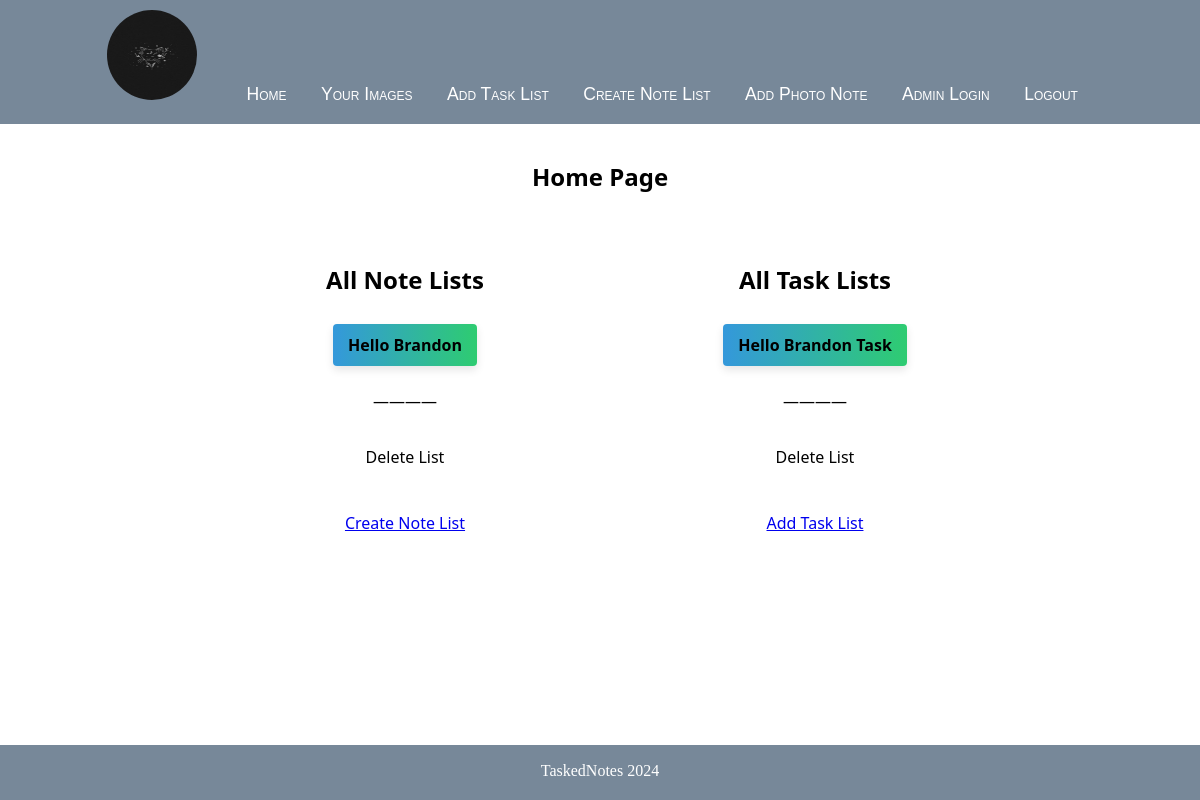
The page / (signed in) on the database as committed earlier.
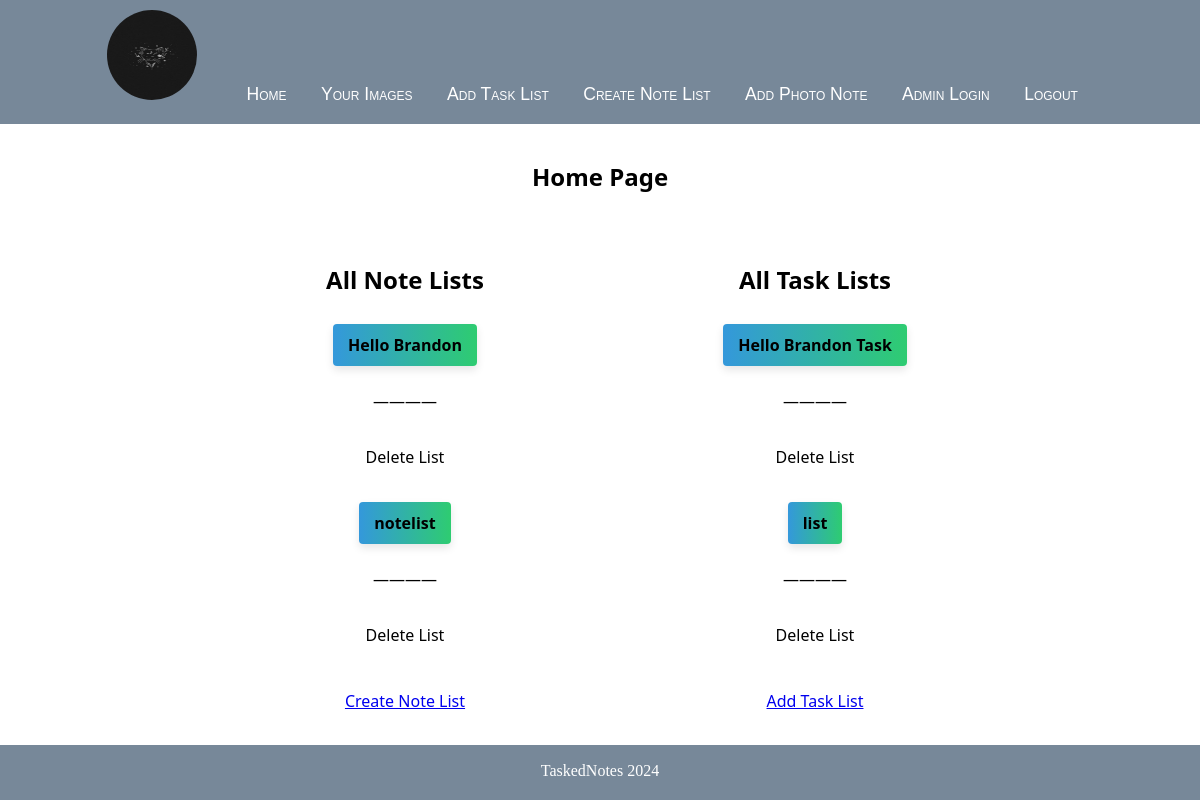
The same page on the database as committed later.
### notes/models.py (models this page shows, shortened)
class User(AbstractUser):
    username = models.CharField(max_length=255, unique=True)
    profile_picture = models.ImageField(upload_to='img/profile_pictures/', blank=True, null=True)

class Notelist(models.Model):
    user = models.ForeignKey(User, on_delete=models.CASCADE)
    name = models.CharField(max_length=300)

class Tasklist(models.Model):
    user = models.ForeignKey(User, on_delete=models.CASCADE)
    name = models.CharField(max_length=255)

### notes/views.py (the view)
# urls.py: path('', home, name="home"),
@login_required
def home(request):
    note_lists = Notelist.objects.filter(user=request.user)
    task_lists = Tasklist.objects.filter(user=request.user)
    return render(request, 'notes/home.html', {'note_lists': note_lists, 'task_lists': task_lists})

### notes/context_processors.py (called while the page is built)
def user_profile_picture(request):
    if not request.user.is_authenticated:
        return {}
    else:
        profile_picture_url = request.user.userprofile.profile_picture.url if hasattr(request.user, 'user') and request.user.user.profile_picture else None
        return {'profile_picture_url': profile_picture_url}

### notes/templates/notes/home.html (shortened to what this page needs)
{% extends "notes/layout.html" %}
{% block content %}
<h2>Home Page</h2>
<div class="lists-wrapper">
    <div class="list-container">
        <h2>All Note Lists</h2>
        <div class="note-list-container">
            {% if note_lists %}
                <ul class="note-list">
                    {% for note_list in note_lists %}
                        <li class="note-list-item">
                            <a class="list-name-button" href="{% url 'addnote' note_list.id %}">{{ note_list.name }}</a>
                            <p>&nbsp;&nbsp; &mdash;&mdash;&mdash;&mdash; &nbsp;&nbsp;</p>
                            <a class="delete-button" href="{% url 'delete_notelist' note_list.id %}">Delete List</a>
                        </li>
                    {% endfor %}
                    <a href="{% url 'addnotelist' %}" class="add-button">Create Note List</a>
                </ul>
            {% else %}
                <p>No note lists found.</p>
                <a href="{% url 'addnotelist' %}" class="add-button">Create Note List</a>
            {% endif %}
        </div>
    </div>
    <div class="list-container">
        <h2>All Task Lists</h2>
        <div class="task-list-container">
            {% if task_lists %}
                <ul class="task-list">
                    {% for task_list in task_lists %}
                        <li class="task-list-item">
                            <a class="list-name-button" href="{% url 'addtask' task_list.id %}">{{ task_list.name }}</a>
                            <p>&nbsp;&nbsp; &mdash;&mdash;&mdash;&mdash; &nbsp;&nbsp;</p>
                            <a class="delete-button" href="{% url 'delete_tasklist' task_list.id %}">Delete List</a>
                        </li>
                    {% endfor %}
                    <a class="add-button" href="{% url 'addtasklist' %}">Add Task List</a>
                </ul>
            {% else %}
                <p>No task lists available.</p>
                <a class="add-button" href="{% url 'addtasklist' %}">Add Task List</a>
            {% endif %}
        </div>
    </div>
</div>
{% endblock %}

### notes/templates/notes/layout.html (shortened to what this page needs)
<!DOCTYPE html>
<html>
<head>
    {% load static %}
    <link rel="stylesheet" type="text/css" href="{% static 'notes/site.css' %}"/>
</head>
<body>
    <div class="body-content">
        <div class="navbar">
            {% if user.is_authenticated %}
                {% if request.user.profile_picture %}
                    <img src="{{ request.user.profile_picture.url }}" alt="Profile Picture" class="navbar-profile-pic">
                {% else %}
                    <img src="{% static 'default/default.jpg' %}" alt="Default Profile Picture" class="navbar-profile-pic">
                {% endif %}
                <a href="{% url 'home' %}" class="navbar-item">Home</a>
                <a href="{% url 'images' %}" class="navbar-item">Your Images</a>
                <a href="{% url 'addtasklist' %}" class="navbar-item">Add Task List</a>
                <a href="{% url 'addnotelist' %}" class="navbar-item">Create Note List</a>
                <a href="{% url 'addphotonote' %}" class="navbar-item">Add Photo Note</a>
                {% if user.is_superuser %}
                    <a href="{% url 'admin:index' %}" class="navbar-item">Admin Login</a>
                {% endif %}
                <a href="{% url 'logged_out' %}" class="navbar-item">Logout</a>
            {% else %}
                <a href="{% url 'signup' %}" class="navbar-item">Signup</a>
                <a href="{% url 'login' %}" class="navbar-item">Login</a>
                <a href="{% url 'admin:index' %}" class="navbar-item">Admin</a>
            {% endif %}
        </div>
        {% block content %}{% endblock %}
    </div>
    <div class="footer">
        <footer>
            <p>TaskedNotes 2024</p>
        </footer>
    </div>
</body>
</html>

### notes/static/notes/site.css (style rules this page uses)
.navbar { background-color: lightslategray; font: 1em 'Trebuchet MS', 'Lucida Sans Unicode', 'Lucida Grande', 'Lucida Sans', Arial, sans-serif; color: white; text-align: center; position: fixed; top: 0; left: 0; width: 100%; z-index: 1000; padding: 10px 0; }
.navbar-item { font-variant: small-caps; display: inline-block; margin: 0 15px; font-size: 1.1em; line-height: 40px; }
.navbar a { text-decoration: none; color: inherit; }
.body-content { padding: 30px; padding-top: 120px; font-family: 'Segoe UI', Tahoma, Geneva, Verdana, sans-serif; text-align: center; margin: 0 auto; max-width: 800px; margin-top: 20px; }
.delete-button, .add-button, .cancel-button, .signup_login-button, .list-name-button { display: inline-block; padding: 10px 15px; margin: 8px 0; border: none; border-radius: 4px; cursor: pointer; transition: background-color 0.3s ease; }
.signup_login-button, .list-name-button { color: white; text-decoration: none; box-shadow: 0 4px 8px rgba(0, 0, 0, 0.1); }
.list-name-button { background: linear-gradient(to right, #3498db, #2ecc71); font-weight: bold; }
.footer { position: fixed; bottom: 0; left: 0; width: 100%; height: 55px; background-color: lightslategray; color: white; text-align: center; line-height: 20px; }
.navbar-profile-pic { height: 90px; width: 90px; border-radius: 50%; display: inline-block; align-items: center; margin-left: auto; margin-right: 30px; }
.lists-wrapper { display: flex; justify-content: space-between; width: 100%; }
.list-container { flex: 0 0 calc(50% - 40px); margin: 0 25px; padding: 30px; box-sizing: border-box; }
.note-list, .task-list { margin: 0; padding: 0; list-style: none; }
.note-list-item, .task-list-item { margin-bottom: 8px; }
.note-list-item a, .note-list-item p, .task-list-item a, .task-list-item p { text-decoration: none; color: inherit; }

Rows that differ between the two databases and show on the page:
added Notelist: name "notelist"
added Tasklist: name "list"
